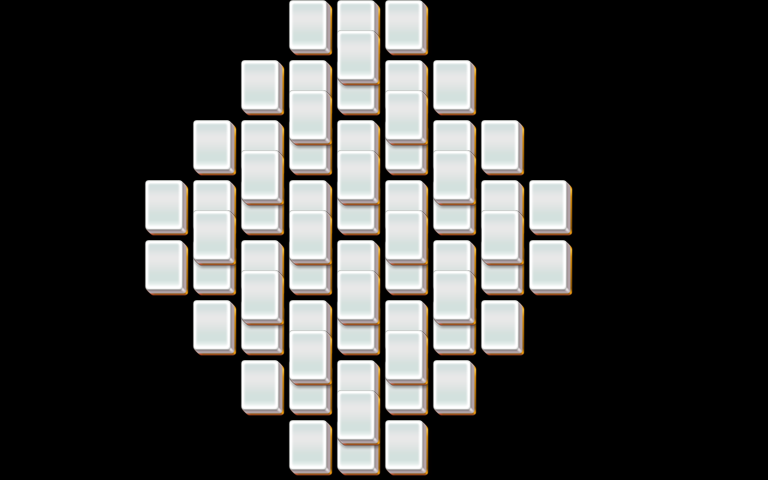

A level layout from a 2D game, rendered from its tile map. Below: a short description, then the map file with tile-grid data replaced by summaries:
An orthogonal 32x16 tile map with 24x30 px tiles, 3 tile layers (layer1, layer2, layer3).

<map version="1.0" orientation="orthogonal" width="32" height="16" tilewidth="24" tileheight="30">
 <properties>
  <property name="species" value="20" />
 </properties>
 <tileset firstgid="1" name="mahjong" tilewidth="48" tileheight="60">
  <image source="mahjong.png" />
 </tileset>
 <layer name="layer1" width="32" height="16">
  <data>[512 cells, 48 non-empty, 1 distinct tile ids]</data>
 </layer>
 <layer name="layer2" width="32" height="16">
  <data>[512 cells, 48 non-empty, 1 distinct tile ids]</data>
 </layer>
 <layer name="layer3" width="32" height="16">
  <data>[512 cells, 16 non-empty, 1 distinct tile ids]</data>
 </layer>
</map>
